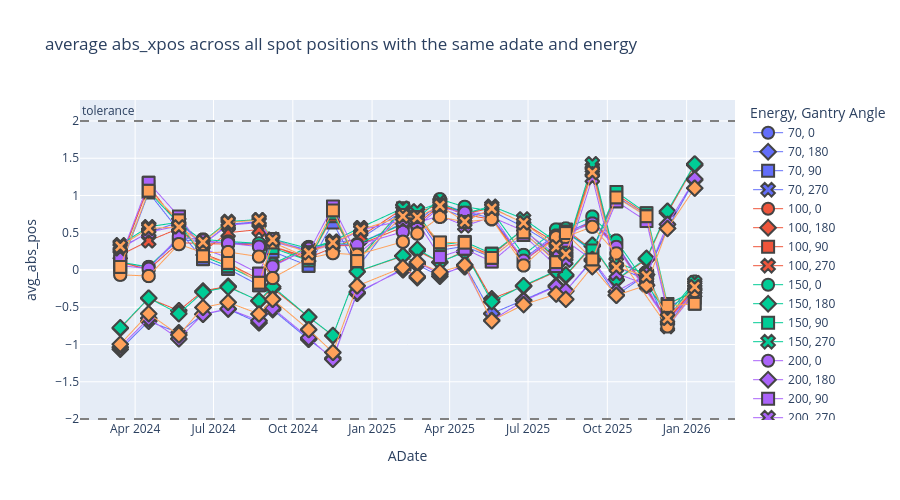

Here is the notebook cell this chart was saved with:
### Code cell
plotly_ave_spot_position(sub_df, "abs_xpos", "Gantry 1", "XRV-3000",  24)

### Figure 1 — Plotly figure (JSON) as saved in the notebook; plotly's stock layout.template omitted (floating-point values rounded to 4 significant figures; data arrays with more than 128 entries replaced by an {"elided": "..."} marker saying what was removed)
{"data": [{"hovertemplate": "Energy=70<br>Gantry Angle=0<br>ADate=%{x}<br>avg_abs_pos=%{y}<extra></extra>", "legendgroup": "70, 0", "line": {"width": 1}, "marker": {"color": "#636efa", "line": {"width": 2}, "size": 12, "symbol": "circle"}, "mode": "markers+lines", "name": "70, 0", "showlegend": true, "type": "scattergl", "x": {"elided": "198 str values"}, "xaxis": "x", "y": {"elided": "198 float values"}, "yaxis": "y"}, {"hovertemplate": "Energy=70<br>Gantry Angle=180<br>ADate=%{x}<br>avg_abs_pos=%{y}<extra></extra>", "legendgroup": "70, 180", "line": {"width": 1}, "marker": {"color": "#636efa", "line": {"width": 2}, "size": 12, "symbol": "diamond"}, "mode": "markers+lines", "name": "70, 180", "showlegend": true, "type": "scattergl", "x": {"elided": "216 str values"}, "xaxis": "x", "y": {"elided": "216 float values"}, "yaxis": "y"}, {"hovertemplate": "Energy=70<br>Gantry Angle=90<br>ADate=%{x}<br>avg_abs_pos=%{y}<extra></extra>", "legendgroup": "70, 90", "line": {"width": 1}, "marker": {"color": "#636efa", "line": {"width": 2}, "size": 12, "symbol": "square"}, "mode": "markers+lines", "name": "70, 90", "showlegend": true, "type": "scattergl", "x": {"elided": "207 str values"}, "xaxis": "x", "y": {"elided": "207 float values"}, "yaxis": "y"}, {"hovertemplate": "Energy=70<br>Gantry Angle=270<br>ADate=%{x}<br>avg_abs_pos=%{y}<extra></extra>", "legendgroup": "70, 270", "line": {"width": 1}, "marker": {"color": "#636efa", "line": {"width": 2}, "size": 12, "symbol": "x"}, "mode": "markers+lines", "name": "70, 270", "showlegend": true, "type": "scattergl", "x": {"elided": "207 str values"}, "xaxis": "x", "y": {"elided": "207 float values"}, "yaxis": "y"}, {"hovertemplate": "Energy=100<br>Gantry Angle=0<br>ADate=%{x}<br>avg_abs_pos=%{y}<extra></extra>", "legendgroup": "100, 0", "line": {"width": 1}, "marker": {"color": "#EF553B", "line": {"width": 2}, "size": 12, "symbol": "circle"}, "mode": "markers+lines", "name": "100, 0", "showlegend": true, "type": "scattergl", "x": {"elided": "198 str values"}, "xaxis": "x", "y": {"elided": "198 float values"}, "yaxis": "y"}, {"hovertemplate": "Energy=100<br>Gantry Angle=180<br>ADate=%{x}<br>avg_abs_pos=%{y}<extra></extra>", "legendgroup": "100, 180", "line": {"width": 1}, "marker": {"color": "#EF553B", "line": {"width": 2}, "size": 12, "symbol": "diamond"}, "mode": "markers+lines", "name": "100, 180", "showlegend": true, "type": "scattergl", "x": {"elided": "216 str values"}, "xaxis": "x", "y": {"elided": "216 float values"}, "yaxis": "y"}, {"hovertemplate": "Energy=100<br>Gantry Angle=90<br>ADate=%{x}<br>avg_abs_pos=%{y}<extra></extra>", "legendgroup": "100, 90", "line": {"width": 1}, "marker": {"color": "#EF553B", "line": {"width": 2}, "size": 12, "symbol": "square"}, "mode": "markers+lines", "name": "100, 90", "showlegend": true, "type": "scattergl", "x": {"elided": "207 str values"}, "xaxis": "x", "y": {"elided": "207 float values"}, "yaxis": "y"}, {"hovertemplate": "Energy=100<br>Gantry Angle=270<br>ADate=%{x}<br>avg_abs_pos=%{y}<extra></extra>", "legendgroup": "100, 270", "line": {"width": 1}, "marker": {"color": "#EF553B", "line": {"width": 2}, "size": 12, "symbol": "x"}, "mode": "markers+lines", "name": "100, 270", "showlegend": true, "type": "scattergl", "x": {"elided": "207 str values"}, "xaxis": "x", "y": {"elided": "207 float values"}, "yaxis": "y"}, {"hovertemplate": "Energy=150<br>Gantry Angle=0<br>ADate=%{x}<br>avg_abs_pos=%{y}<extra></extra>", "legendgroup": "150, 0", "line": {"width": 1}, "marker": {"color": "#00cc96", "line": {"width": 2}, "size": 12, "symbol": "circle"}, "mode": "markers+lines", "name": "150, 0", "showlegend": true, "type": "scattergl", "x": {"elided": "198 str values"}, "xaxis": "x", "y": {"elided": "198 float values"}, "yaxis": "y"}, {"hovertemplate": "Energy=150<br>Gantry Angle=180<br>ADate=%{x}<br>avg_abs_pos=%{y}<extra></extra>", "legendgroup": "150, 180", "line": {"width": 1}, "marker": {"color": "#00cc96", "line": {"width": 2}, "size": 12, "symbol": "diamond"}, "mode": "markers+lines", "name": "150, 180", "showlegend": true, "type": "scattergl", "x": {"elided": "216 str values"}, "xaxis": "x", "y": {"elided": "216 float values"}, "yaxis": "y"}, {"hovertemplate": "Energy=150<br>Gantry Angle=90<br>ADate=%{x}<br>avg_abs_pos=%{y}<extra></extra>", "legendgroup": "150, 90", "line": {"width": 1}, "marker": {"color": "#00cc96", "line": {"width": 2}, "size": 12, "symbol": "square"}, "mode": "markers+lines", "name": "150, 90", "showlegend": true, "type": "scattergl", "x": {"elided": "207 str values"}, "xaxis": "x", "y": {"elided": "207 float values"}, "yaxis": "y"}, {"hovertemplate": "Energy=150<br>Gantry Angle=270<br>ADate=%{x}<br>avg_abs_pos=%{y}<extra></extra>", "legendgroup": "150, 270", "line": {"width": 1}, "marker": {"color": "#00cc96", "line": {"width": 2}, "size": 12, "symbol": "x"}, "mode": "markers+lines", "name": "150, 270", "showlegend": true, "type": "scattergl", "x": {"elided": "207 str values"}, "xaxis": "x", "y": {"elided": "207 float values"}, "yaxis": "y"}, {"hovertemplate": "Energy=200<br>Gantry Angle=0<br>ADate=%{x}<br>avg_abs_pos=%{y}<extra></extra>", "legendgroup": "200, 0", "line": {"width": 1}, "marker": {"color": "#ab63fa", "line": {"width": 2}, "size": 12, "symbol": "circle"}, "mode": "markers+lines", "name": "200, 0", "showlegend": true, "type": "scattergl", "x": {"elided": "198 str values"}, "xaxis": "x", "y": {"elided": "198 float values"}, "yaxis": "y"}, {"hovertemplate": "Energy=200<br>Gantry Angle=180<br>ADate=%{x}<br>avg_abs_pos=%{y}<extra></extra>", "legendgroup": "200, 180", "line": {"width": 1}, "marker": {"color": "#ab63fa", "line": {"width": 2}, "size": 12, "symbol": "diamond"}, "mode": "markers+lines", "name": "200, 180", "showlegend": true, "type": "scattergl", "x": {"elided": "216 str values"}, "xaxis": "x", "y": {"elided": "216 float values"}, "yaxis": "y"}, {"hovertemplate": "Energy=200<br>Gantry Angle=90<br>ADate=%{x}<br>avg_abs_pos=%{y}<extra></extra>", "legendgroup": "200, 90", "line": {"width": 1}, "marker": {"color": "#ab63fa", "line": {"width": 2}, "size": 12, "symbol": "square"}, "mode": "markers+lines", "name": "200, 90", "showlegend": true, "type": "scattergl", "x": {"elided": "207 str values"}, "xaxis": "x", "y": {"elided": "207 float values"}, "yaxis": "y"}, {"hovertemplate": "Energy=200<br>Gantry Angle=270<br>ADate=%{x}<br>avg_abs_pos=%{y}<extra></extra>", "legendgroup": "200, 270", "line": {"width": 1}, "marker": {"color": "#ab63fa", "line": {"width": 2}, "size": 12, "symbol": "x"}, "mode": "markers+lines", "name": "200, 270", "showlegend": true, "type": "scattergl", "x": {"elided": "207 str values"}, "xaxis": "x", "y": {"elided": "207 float values"}, "yaxis": "y"}, {"hovertemplate": "Energy=240<br>Gantry Angle=0<br>ADate=%{x}<br>avg_abs_pos=%{y}<extra></extra>", "legendgroup": "240, 0", "line": {"width": 1}, "marker": {"color": "#FFA15A", "line": {"width": 2}, "size": 12, "symbol": "circle"}, "mode": "markers+lines", "name": "240, 0", "showlegend": true, "type": "scattergl", "x": {"elided": "198 str values"}, "xaxis": "x", "y": {"elided": "198 float values"}, "yaxis": "y"}, {"hovertemplate": "Energy=240<br>Gantry Angle=180<br>ADate=%{x}<br>avg_abs_pos=%{y}<extra></extra>", "legendgroup": "240, 180", "line": {"width": 1}, "marker": {"color": "#FFA15A", "line": {"width": 2}, "size": 12, "symbol": "diamond"}, "mode": "markers+lines", "name": "240, 180", "showlegend": true, "type": "scattergl", "x": {"elided": "216 str values"}, "xaxis": "x", "y": {"elided": "216 float values"}, "yaxis": "y"}, {"hovertemplate": "Energy=240<br>Gantry Angle=90<br>ADate=%{x}<br>avg_abs_pos=%{y}<extra></extra>", "legendgroup": "240, 90", "line": {"width": 1}, "marker": {"color": "#FFA15A", "line": {"width": 2}, "size": 12, "symbol": "square"}, "mode": "markers+lines", "name": "240, 90", "showlegend": true, "type": "scattergl", "x": {"elided": "207 str values"}, "xaxis": "x", "y": {"elided": "207 float values"}, "yaxis": "y"}, {"hovertemplate": "Energy=240<br>Gantry Angle=270<br>ADate=%{x}<br>avg_abs_pos=%{y}<extra></extra>", "legendgroup": "240, 270", "line": {"width": 1}, "marker": {"color": "#FFA15A", "line": {"width": 2}, "size": 12, "symbol": "x"}, "mode": "markers+lines", "name": "240, 270", "showlegend": true, "type": "scattergl", "x": {"elided": "207 str values"}, "xaxis": "x", "y": {"elided": "207 float values"}, "yaxis": "y"}], "layout": {"annotations": [{"showarrow": false, "text": "tolerance", "x": 0, "xanchor": "left", "xref": "x domain", "y": 2, "yanchor": "bottom", "yref": "y"}], "height": 500, "legend": {"title": {"text": "Energy, Gantry Angle"}, "tracegroupgap": 0}, "shapes": [{"line": {"color": "grey", "dash": "dash"}, "type": "line", "x0": 0, "x1": 1, "xref": "x domain", "y0": 2, "y1": 2, "yref": "y"}, {"line": {"color": "grey", "dash": "dash"}, "type": "line", "x0": 0, "x1": 1, "xref": "x domain", "y0": -2, "y1": -2, "yref": "y"}], "title": {"text": "average abs_xpos across all spot positions with the same adate and energy"}, "xaxis": {"anchor": "y", "domain": [0, 1], "title": {"text": "ADate"}}, "yaxis": {"anchor": "x", "domain": [0, 1], "title": {"text": "avg_abs_pos"}}}}
